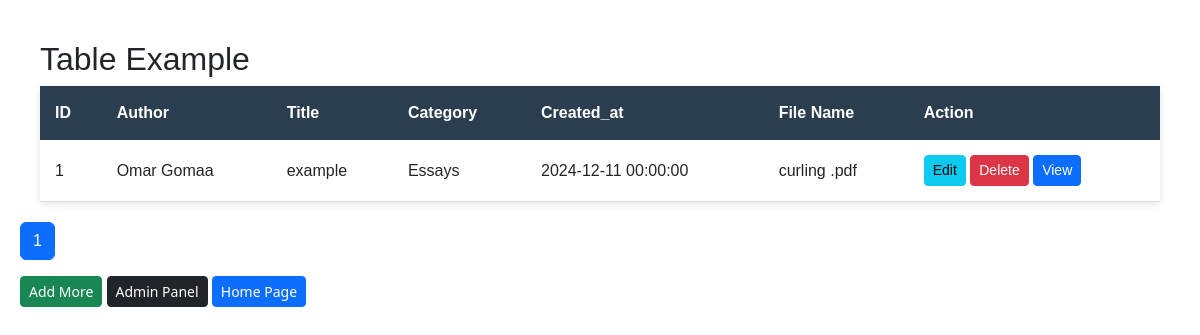
Page /project_root/Essays/view_essay.php (signed in) on the committed database.
### tables this page shows
CREATE TABLE `essays` (
  `essay_id` int NOT NULL,
  `author_name` varchar(255) NOT NULL,
  `title` varchar(255) NOT NULL,
  `content` text NOT NULL,
  `category` varchar(255) NOT NULL,
  `author_id` int NOT NULL,
  `created_at` datetime DEFAULT CURRENT_TIMESTAMP,
  `file_name` text NOT NULL,
  `essay_status` varchar(255) NOT NULL
);

### project_root/Essays/view_essay.php (the view, shortened to what this page needs)
<?php
require '../../includes/db_connect.php';
$per_page = 2;
$page = isset($_GET['page']) ? (int)$_GET['page'] : 1;
$page = max($page, 1);
$page_1 = ($page - 1) * $per_page;
$count_query = "SELECT COUNT(*) AS total FROM essays";
$count_result = mysqli_query($connect, $count_query);
$total_records = mysqli_fetch_assoc($count_result)['total'] ?? 0;
$total_pages = ceil($total_records / $per_page);
$select_essay = "SELECT * FROM essays LIMIT $page_1, $per_page";
$confirm_select_query = mysqli_query($connect, $select_essay);
?>
<!DOCTYPE html>
<html lang="en">
<head>
    <link rel="stylesheet" href="../../css/essay_table.css">
    <link href="https://cdn.jsdelivr.net/npm/bootstrap@5.3.3/dist/css/bootstrap.min.css" rel="stylesheet">
</head>
<body>
    <div class="main-content">
        <h2>Table Example</h2>
        <table>
            <thead>
                <tr>
                    <th>ID</th>
                    <th>Author</th>
                    <th>Title</th>
                    <th>Category</th>
                    <th>Created_at</th>
                    <th>File Name</th>
                    <th>Action</th>
                </tr>
            </thead>
            <tbody>
            <?php
            $num = $page_1 + 1;
            if (mysqli_num_rows($confirm_select_query) > 0) {
                while ($row = mysqli_fetch_assoc($confirm_select_query)) {
                    $id = $row['essay_id'];
                    $author_name = htmlspecialchars($row['author_name']);
                    $title = htmlspecialchars($row['title']);
                    $category = htmlspecialchars($row['category']);
                    $created_at = htmlspecialchars($row['created_at']);
                    $file_name = htmlspecialchars($row['file_name']);
                    ?>
                    <tr>
                        <td><?php echo $num++; ?></td>
                        <td><?php echo $author_name; ?></td>
                        <td><?php echo $title; ?></td>
                        <td><?php echo $category; ?></td>
                        <td><?php echo $created_at; ?></td>
                        <td><?php echo $file_name; ?></td>
                        <td>
                            <a href="update_essay.php?update_id=<?php echo $id; ?>" class="btn btn-sm btn-info">Edit</a>
                            <a href="delete_essay.php?delete_id=<?php echo $id; ?>" class="btn btn-sm btn-danger" onclick="return confirm('Are you sure you want to delete this essay?');">Delete</a>
                            <a href="../../read_more.php?read_more_id=<?php echo $id; ?>" class="btn btn-sm btn-primary">View</a>
                        </td>
                    </tr>
                    <?php
                }
            } else {
                echo "<tr><td colspan='7' class='text-center'>No essays found.</td></tr>";
            }
            ?>
            </tbody>
        </table>
    </div>
    <ul class="pagination">
        <?php
        for ($i = 1; $i <= $total_pages; $i++) {
            if ($i == $page) {
                echo "<li class='page-item active'><a class='page-link' href='view_essay.php?page=$i'>$i</a></li>";
            } else {
                echo "<li class='page-item'><a class='page-link' href='view_essay.php?page=$i'>$i</a></li>";
            }
        }
        ?>
    </ul>
    <a href="publish.php" class="btn btn-sm btn-success">Add More</a>
    <a href="../dashboard.php" class="btn btn-sm btn-dark">Admin Panel</a>
    <a href="../../index.php" class="btn btn-sm btn-primary">Home Page</a>
</body>
</html>

### css/essay_table.css (style rules this page uses)
* { margin: 0; padding: 0; box-sizing: border-box; font-family: Arial, sans-serif; }
body { background-color: #f4f4f4; padding: 20px; }
.main-content { margin: 20px; }
h2 { margin-bottom: 20px; color: #2b3e50; }
table { width: 100%; border-collapse: collapse; background-color: #fff; box-shadow: 0px 2px 8px rgba(0, 0, 0, 0.1); }
thead { background-color: #2b3e50; color: white; }
thead th { padding: 15px; text-align: left; font-weight: bold; }
tbody tr { border-bottom: 1px solid #ddd; }
tbody td { padding: 15px; }

### rows in the picture
essays: author_name "Omar Gomaa", title "example", category "Essays", created_at "2024-12-11 00:00:00", file_name "curling .pdf"
